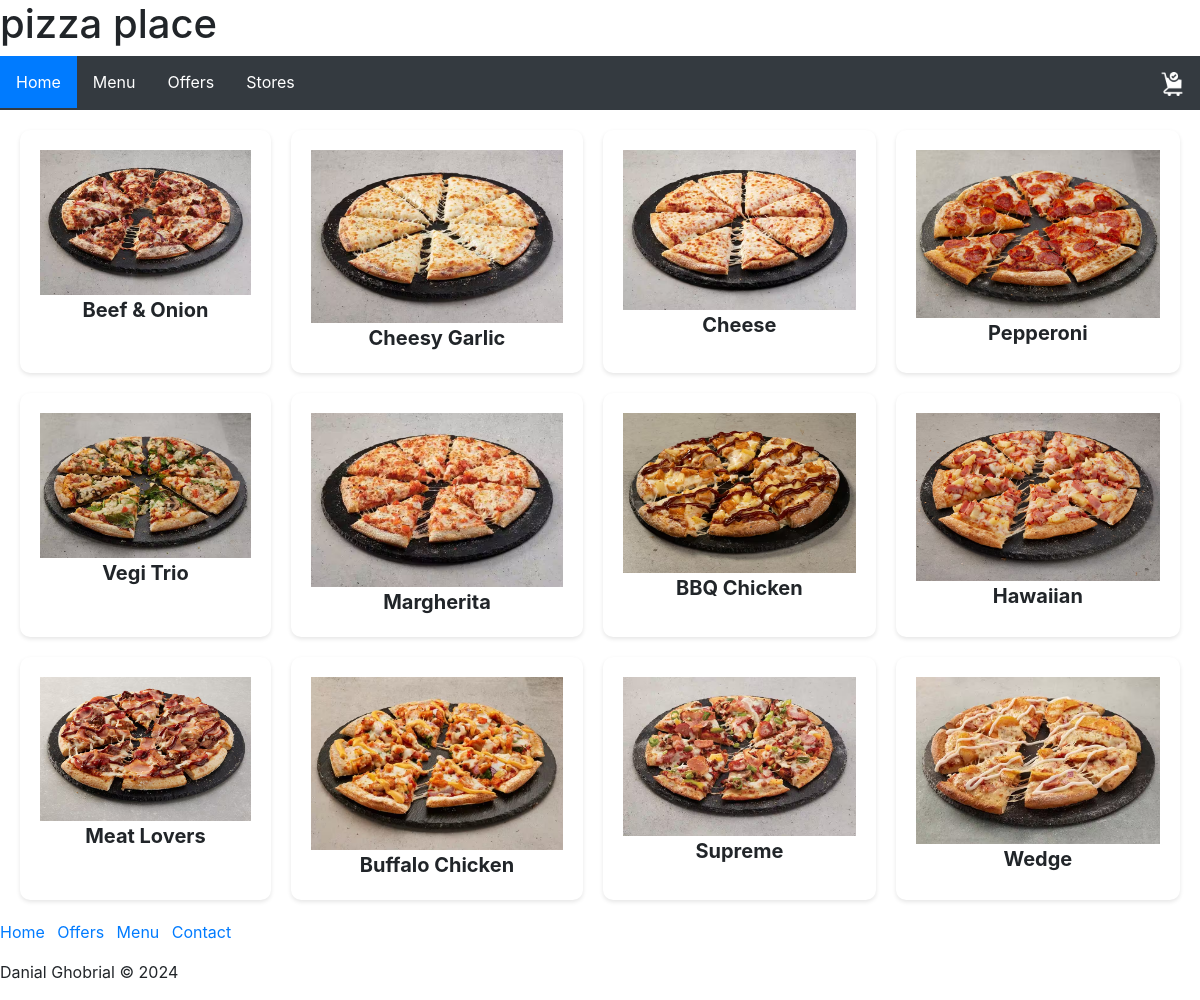
The page /menuout on the database its author committed.
### tables this page shows
CREATE TABLE Pizza (ID INTEGER PRIMARY KEY, Type TEXT, Price REAL, photo);

### routes.py (the view)
@app.route('/menuout')
def menuout():
    conn = sqlite3.connect(DATABASE)
    cur = conn.cursor()
    cur.execute('SELECT * FROM Pizza')
    results = cur.fetchall()
    return render_template('menuout.html', results=results)

### templates/menuout.html
{% extends "layout.html" %}
{% block content %}
<div class="gridmenu">
{% for item in results%}
<div class="middleimage">
   <a href="/pizzaout/{{item[0]}}"><img src="{{ item[3] }}">
      <a><b>{{item[1]}}</b></a>
    </a>
   </div>
      {% endfor %}
   </div>
{% endblock %}

### templates/layout.html (shortened to what this page needs)
<!DOCTYPE html>
<html>
    <head>
        <link rel="stylesheet" href="../static/CSS/style.css">
    </head>
    <body>
        <header>
            {% include "header.html" %}
        </header>
        <nav>
            {% include "nav.html" %}
        </nav>
        <main>
            {% block content %}{% endblock %}
        </main>
        <footer>
            {% include "footer.html" %}
        </footer>
    </body>
</html>

### templates/header.html
<h1>pizza place</h1>

### templates/nav.html
<ul class="topnav">
    {% if 'user' == None %}
    <li><a class="active" href="/">Home</a></li>
    <li><a href="/menuout">Menu</a></li>
    <li><a href="/offers">Offers</a></li>
    {% else %}
    <li><a class="active" href="/">Home</a></li>
    <li><a href="/menu">Menu</a></li>
    <li><a href="/offers">Offers</a></li>
    <li><a href="/stores">Stores</a></li>
    <li class="right"><a href="/checkout"><img src="/static/Images/checkout.png" alt="checkout"></a></li>
    {% endif %}
</ul>

### templates/footer.html
<!DOCTYPE html>
<html>
<head>
    <link rel="stylesheet" href="https://cdnjs.cloudflare.com/ajax/libs/twitter-bootstrap/4.1.3/css/bootstrap.min.css">
</head>
<body>
    <div class="footer-basic">
        <footer>
            <ul class="list-inline">
            <li class="list-inline-item"><a href="/">Home</a></li>
                <li class="list-inline-item"><a href="/Offers">Offers</a></li>
                <li class="list-inline-item"><a href="/Menu">Menu</a></li>
                <li class="list-inline-item"><a href="/Stores">Contact</a></li>
            </ul>
            <p class="copyright">Danial Ghobrial © 2024</p>
        </footer>
    </div>
</body>
</html>

### static/CSS/style.css (style rules this page uses)
body { font-family: 'Segoe UI', Tahoma, Geneva, Verdana, sans-serif; background-color: #f8f9fa; color: #343a40; margin: 0; padding: 0; line-height: 1.6; }
a { text-decoration: none; }
ul.topnav { list-style-type: none; margin: 0; padding: 0; overflow: hidden; background-color: #343a40; position: sticky; top: 0; z-index: 1000; }
ul.topnav li { float: left; }
ul.topnav li a { display: block; color: #ffffff; text-align: center; padding: 14px 16px; }
ul.topnav li a.active { background-color: #007bff; }
ul.topnav li.right { float: right; }
ul.topnav img { height: 24px; padding: 0; }
.middleimage img { width: 100%; height: auto; }
.gridmenu { display: grid; grid-template-columns: auto auto auto auto; gap: 20px; padding: 20px; }
.gridmenu img { width: 100%; height: auto; }
.gridmenu > div { background-color: #ffffff; text-align: center; font-size: 20px; padding: 20px; border-radius: 10px; box-shadow: 0 2px 4px rgba(0, 0, 0, 0.1); }

### rows shown on the page
Pizza: photo (picture), Type "Beef & Onion"
Pizza: photo (picture), Type "Cheesy Garlic"
Pizza: photo (picture), Type "Cheese"
Pizza: photo (picture), Type "Pepperoni"
Pizza: photo (picture), Type "Vegi Trio"
Pizza: photo (picture), Type "Margherita"
Pizza: photo (picture), Type "BBQ Chicken"
Pizza: photo (picture), Type "Hawaiian"
Pizza: photo (picture), Type "Meat Lovers"
Pizza: photo (picture), Type "Buffalo Chicken"
Pizza: photo (picture), Type "Supreme"
Pizza: photo (picture), Type "Wedge"
